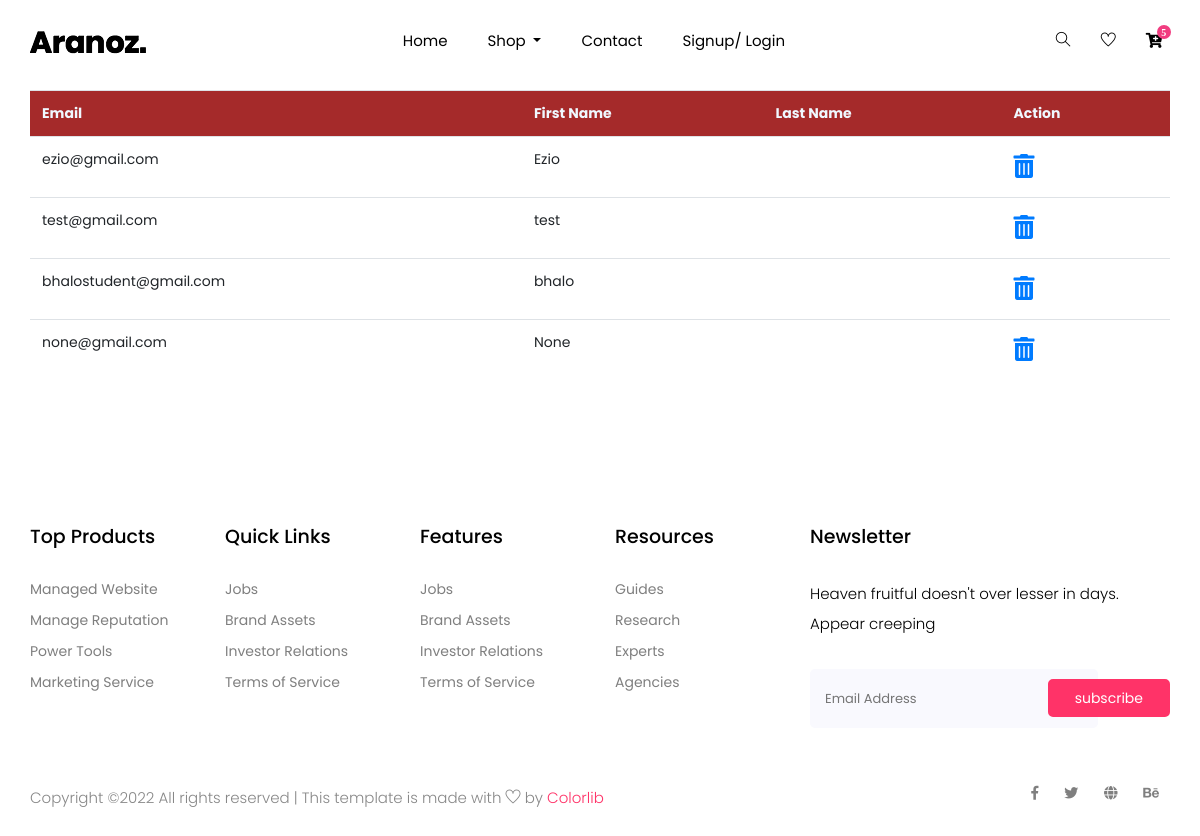
The app's page /user_list with its own data.
### Website/models.py (models this page shows)
class User(db.Model, UserMixin):
    id = db.Column(db.Integer, primary_key = True)
    email = db.Column(db.String(150), unique = True)
    password = db.Column(db.String(150))
    first_name = db.Column(db.String(150))

### Website/auth.py (the view)
@auth.route('/user_list')
def user_list():
    userr = User.query.all()
    return render_template("user_list.html", user=current_user, userr = userr)

### Website/templates/user_list.html
{% extends "base.html" %}
{% block content %}
<div class="container" style="padding-top: 90px;">
 <table class="table" style="border-collapse: collapse;">
    <tr style="background-color: brown;color: aliceblue;">
        <th>Email</th>
        <th>First Name</th>
        <th>Last Name</th>
        <th>Action</th>
    </tr>
   <tr>
    {% for i in userr %}
    <td>{{i.email}}</td>
    <td>{{i.first_name}}</td>
    <td>{{i.last_name}}</td>
    <td><span style="font-size: 24px;color:red;">
        <a href="/{{i.id}}/delete_user"> <i class="fas fa-trash-alt"></i></a></span></td>
    </tr>
    {% endfor %}
 </table>
</div>
{% endblock %}

### Website/static/css/all.css (style rules this page uses)
.fa, .fas, .far, .fal, .fab { -moz-osx-font-smoothing: grayscale; -webkit-font-smoothing: antialiased; display: inline-block; font-style: normal; font-variant: normal; text-rendering: auto; line-height: 1; }
.fa-trash-alt:before { content: "\f2ed"; }
.fa, .fas { font-family: 'Font Awesome 5 Free'; font-weight: 900; }

### Website/static/css/main.css (style rules this page uses)
html { -webkit-box-sizing: border-box; -moz-box-sizing: border-box; box-sizing: border-box; }
* { padding: 0; margin: 0; }
*, *:before, *:after { -webkit-box-sizing: inherit; -moz-box-sizing: inherit; box-sizing: inherit; }
body, h1, h2, h3, h4, h5, h6, blockquote, p, pre, dl, dd, ol, ul, figure, hr, fieldset, legend { margin: 0; padding: 0; }
table { border-collapse: collapse; border-spacing: 0; }
body { font-family: "Roboto", "Arial", "Helvetica Neue", sans-serif; font-weight: 400; font-size: 14px; }

### records on screen
User: email "ezio@gmail.com", first_name "Ezio"
User: email "test@gmail.com", first_name "test"
User: email "bhalostudent@gmail.com", first_name "bhalo"
User: email "none@gmail.com", first_name "None"
